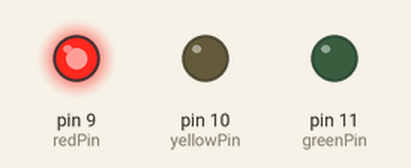
Bench run of a sketch on a simulated Arduino Uno, built with avr-gcc and run on an emulated ATmega328P. Shown: output pins drawn as LEDs (lit = HIGH).

Above: at 10.0 s.
At 35.0 s:
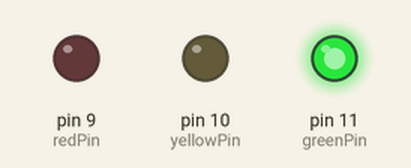
At 47.5 s:
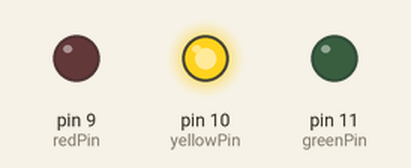
Timing chart, 0 to 65.0 s (numbered marks = the images above):
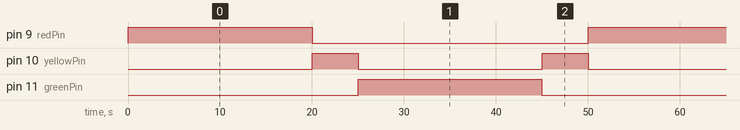

The sketch:

sketch.ino
```cpp
const int redPin = 9;
const int yellowPin = 10;
const int greenPin = 11;

enum TrafficState { RED, YELLOW, GREEN };

class TrafficLight {
private:
    int redPin;
    int yellowPin;
    int greenPin;
    TrafficState currentState;
    bool wasGreenBefore;

public:
    TrafficLight(int rPin, int yPin, int gPin)
        : redPin(rPin),
        yellowPin(yPin),
        greenPin(gPin),
        currentState(RED),
        wasGreenBefore(false) {}

    void setup() {
        pinMode(redPin, OUTPUT);
        pinMode(yellowPin, OUTPUT);
        pinMode(greenPin, OUTPUT);
        setState(RED);  // Start with the Red light on
    }

    void update() {
        switch (currentState) {
            case RED:
                setState(RED);
                delay(20000); // Stay Red for 20 seconds
                setState(YELLOW);
               wasGreenBefore = false; // Reset flag
                break;

            case YELLOW:
                setState(YELLOW);
                delay(5000); // Stay Yellow for 5 seconds
                if (wasGreenBefore) {
                    setState(RED);  // Go back to Red after Green
                } else {
                    setState(GREEN); // Go to Green after Red
                   wasGreenBefore = true; // Set flag for next Yellow transition
                }
                break;

            case GREEN:
                setState(GREEN);
                delay(20000); // Stay Green for 20 seconds
                setState(YELLOW); // Transition to Yellow
                break;
        }
    }

private:
    void setState(TrafficState state) {
        // Turn off all lights initially
        digitalWrite(redPin, LOW);
        digitalWrite(yellowPin, LOW);
        digitalWrite(greenPin, LOW);

        // Turn on the appropriate light
        currentState = state;
        switch (state) {
            case RED:
                digitalWrite(redPin, HIGH);
                break;
            case YELLOW:
                digitalWrite(yellowPin, HIGH);
                break;
            case GREEN:
                digitalWrite(greenPin, HIGH);
                break;
        }
    }
};

// Instantiate the TrafficLight object
TrafficLight trafficLight(redPin, yellowPin, greenPin);

void setup() {
    trafficLight.setup();
}

void loop() {
    trafficLight.update();
}
```

Measured:
- by itself, pin 9 (redPin), pin 11 (greenPin): alternates HIGH for 20.0 s and LOW for 30.0 s
- by itself, pin 10 (yellowPin): alternates HIGH for 5.0 s and LOW for 20.0 s
- by itself, everything shown: repeats every 50.0 s, in 4 steps
